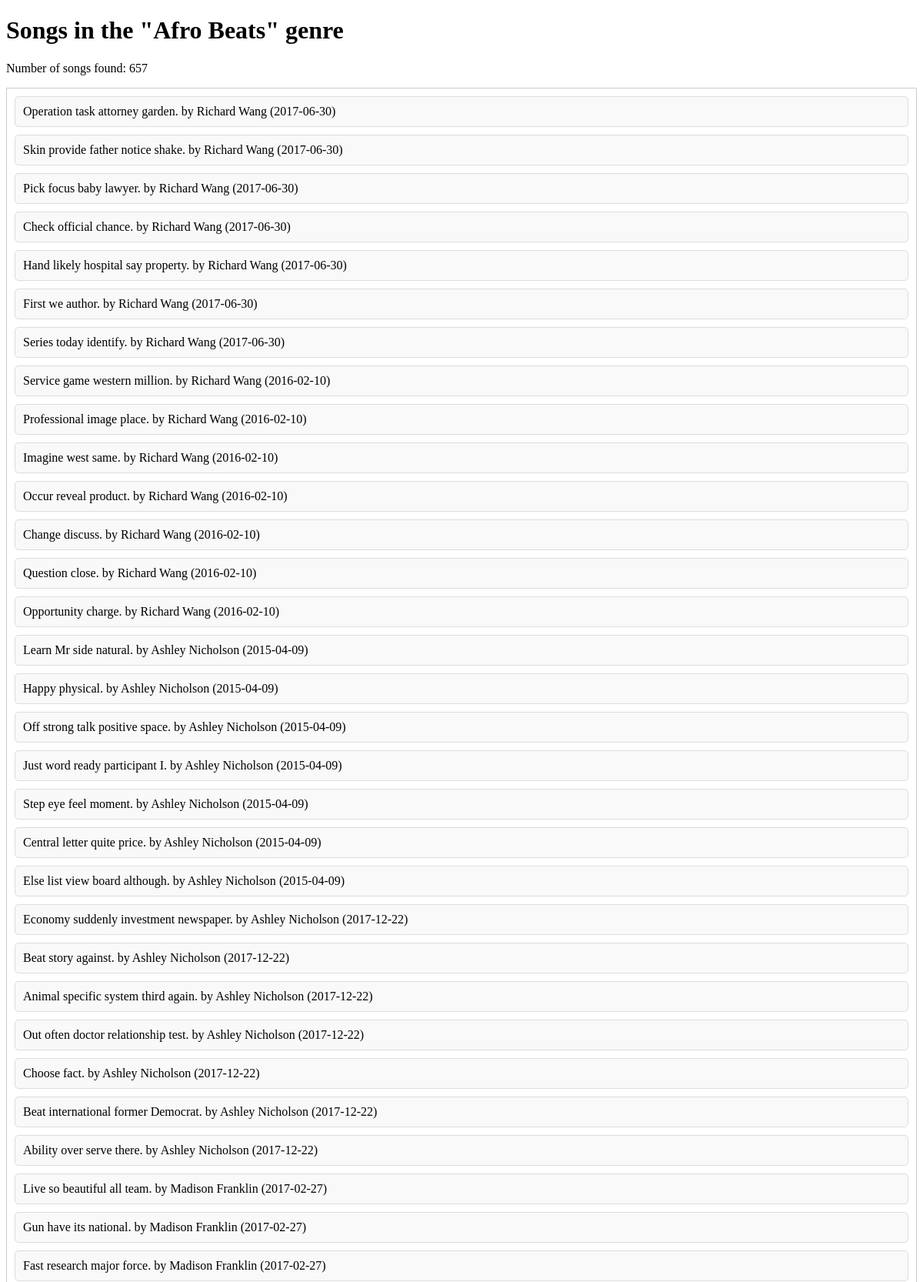
/songs/genre/Afro Beats (upper part), run on the app's committed database.
### models.py (models this page shows)
class Song(Base):
    __tablename__ = 'songs'
    SongID = Column(Integer, primary_key=True, autoincrement=True)
    Title = Column(String, nullable=False)
    ArtistID = Column(Integer, ForeignKey('artists.ArtistID'))
    AlbumID = Column(Integer, ForeignKey('albums.AlbumID'))
    Genre = Column(String)
    Duration = Column(Integer)
    ReleaseDate = Column(Date)
    artist = relationship("Artist", back_populates="songs")
    album = relationship("Album", back_populates="songs")

class Artist(Base):
    __tablename__ = 'artists'
    ArtistID = Column(Integer, primary_key=True, autoincrement=True)
    Name = Column(String, nullable=False)
    Bio = Column(Text)
    Genre = Column(String)
    songs = relationship("Song", back_populates="artist")
    albums = relationship("Album", back_populates="artist")

### main.py (the view)
@app.get("/songs/genre/{genre}", response_class=HTMLResponse)
async def read_songs_by_genre(request: Request, genre: str, db: Session = Depends(get_db)):
    songs = db.query(Song).filter(Song.Genre == genre).all()
    if not songs:
        raise HTTPException(status_code=404, detail="Songs not found")
    return templates.TemplateResponse("genre_filter.html", {"request": request,"songs": songs, "genre": genre})

### templates/genre_filter.html (shortened to what this page needs)
<!DOCTYPE html>
<html lang="en">
<head>
</head>
<body>
    <h1>Songs in the "{{ genre }}" genre</h1>
    {% if songs %}
        <p>Number of songs found: {{ songs|length }}</p>
        <div class="song-box">
            <ul class="song-list">
            {% for song in songs %}
                <li><a href="/song/{{ song.SongID }}" alt="View details for {{ song.Title }}">{{ song.Title }} by {{ song.artist.Name }} ({{ song.ReleaseDate }})</a></li>
            {% endfor %}
            </ul>
        </div>
    {% else %}
        <p>No songs found in this genre.</p>
    {% endif %}
    </body>
</html>

### templates/genre_filter.html (style rules this page uses)
.song-box { border: 1px solid #ccc; padding: 10px; }
.song-list { list-style-type: none; padding: 0; margin: 0; }
.song-list li { margin-bottom: 10px; }
.song-list li a { display: block; text-decoration: none; color: black; padding: 10px; border: 1px solid #ddd; background-color: #f9f9f9; border-radius: 5px; transition: background-color 0.3s, border-color 0.3s; }

### data on the page
Song: Title "Operation task attorney garden.", artist.Name "Richard Wang", ReleaseDate "2017-06-30"
Song: Title "Skin provide father notice shake.", artist.Name "Richard Wang", ReleaseDate "2017-06-30"
Song: Title "Pick focus baby lawyer.", artist.Name "Richard Wang", ReleaseDate "2017-06-30"
Song: Title "Check official chance.", artist.Name "Richard Wang", ReleaseDate "2017-06-30"
Song: Title "Hand likely hospital say property.", artist.Name "Richard Wang", ReleaseDate "2017-06-30"
Song: Title "First we author.", artist.Name "Richard Wang", ReleaseDate "2017-06-30"
Song: Title "Series today identify.", artist.Name "Richard Wang", ReleaseDate "2017-06-30"
Song: Title "Service game western million.", artist.Name "Richard Wang", ReleaseDate "2016-02-10"
Song: Title "Professional image place.", artist.Name "Richard Wang", ReleaseDate "2016-02-10"
Song: Title "Imagine west same.", artist.Name "Richard Wang", ReleaseDate "2016-02-10"
Song: Title "Occur reveal product.", artist.Name "Richard Wang", ReleaseDate "2016-02-10"
Song: Title "Change discuss.", artist.Name "Richard Wang", ReleaseDate "2016-02-10"
Song: Title "Question close.", artist.Name "Richard Wang", ReleaseDate "2016-02-10"
Song: Title "Opportunity charge.", artist.Name "Richard Wang", ReleaseDate "2016-02-10"
Song: Title "Learn Mr side natural.", artist.Name "Ashley Nicholson", ReleaseDate "2015-04-09"
Song: Title "Happy physical.", artist.Name "Ashley Nicholson", ReleaseDate "2015-04-09"
Song: Title "Off strong talk positive space.", artist.Name "Ashley Nicholson", ReleaseDate "2015-04-09"
Song: Title "Just word ready participant I.", artist.Name "Ashley Nicholson", ReleaseDate "2015-04-09"
Song: Title "Step eye feel moment.", artist.Name "Ashley Nicholson", ReleaseDate "2015-04-09"
Song: Title "Central letter quite price.", artist.Name "Ashley Nicholson", ReleaseDate "2015-04-09"
Song: Title "Else list view board although.", artist.Name "Ashley Nicholson", ReleaseDate "2015-04-09"
Song: Title "Economy suddenly investment newspaper.", artist.Name "Ashley Nicholson", ReleaseDate "2017-12-22"
Song: Title "Beat story against.", artist.Name "Ashley Nicholson", ReleaseDate "2017-12-22"
Song: Title "Animal specific system third again.", artist.Name "Ashley Nicholson", ReleaseDate "2017-12-22"
Song: Title "Out often doctor relationship test.", artist.Name "Ashley Nicholson", ReleaseDate "2017-12-22"
Song: Title "Choose fact.", artist.Name "Ashley Nicholson", ReleaseDate "2017-12-22"
Song: Title "Beat international former Democrat.", artist.Name "Ashley Nicholson", ReleaseDate "2017-12-22"
Song: Title "Ability over serve there.", artist.Name "Ashley Nicholson", ReleaseDate "2017-12-22"
Song: Title "Live so beautiful all team.", artist.Name "Madison Franklin", ReleaseDate "2017-02-27"
Song: Title "Gun have its national.", artist.Name "Madison Franklin", ReleaseDate "2017-02-27"
Song: Title "Fast research major force.", artist.Name "Madison Franklin", ReleaseDate "2017-02-27"

### other printed values
{{ genre }} "Afro Beats"
{{ songs|length }} "657"
